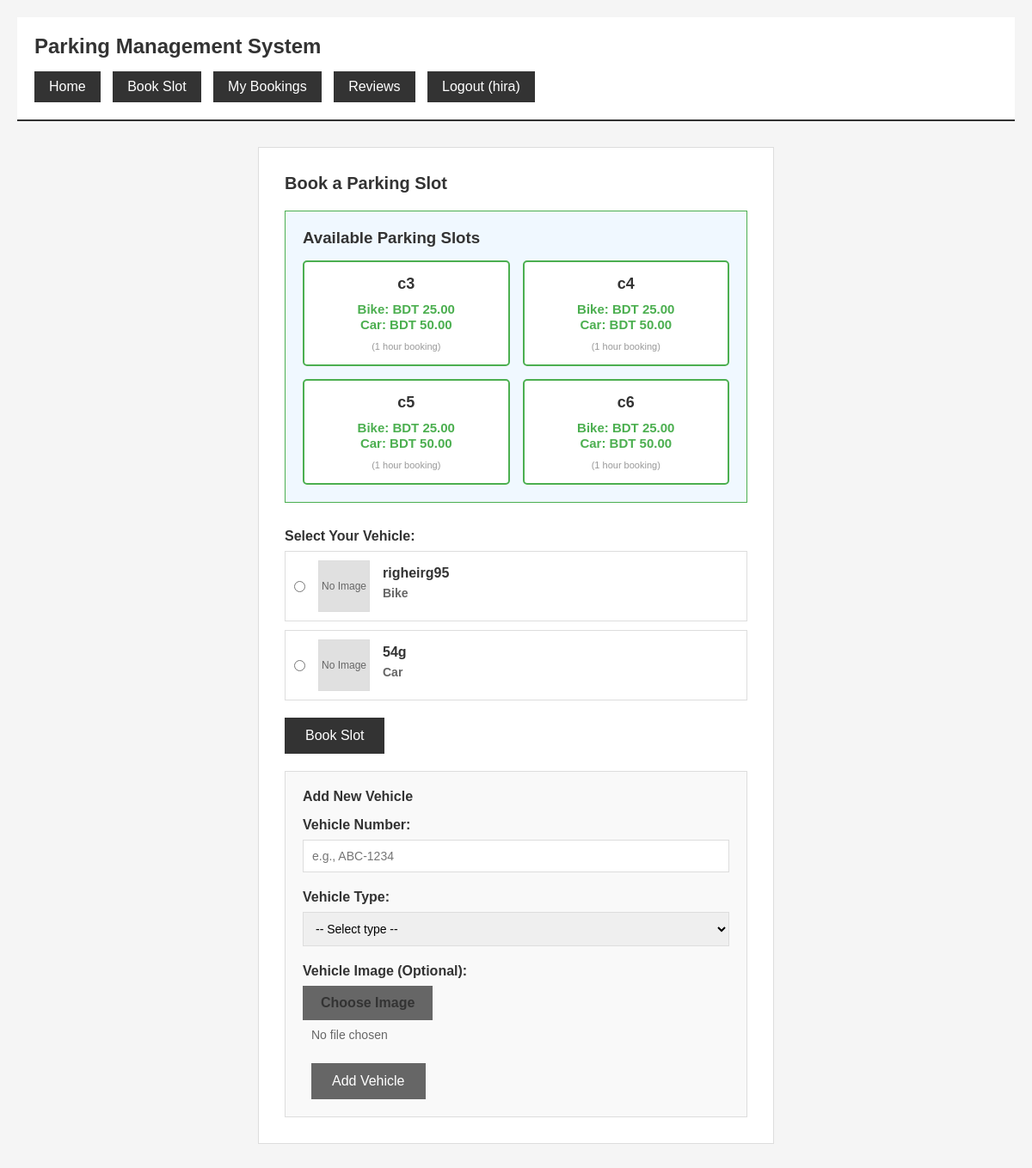
Page /book/ (signed in) on the committed database.
### parking/models.py (models this page shows, shortened)
class ParkingSlot(models.Model):
    slot_number = models.CharField(max_length=10)
    is_available = models.BooleanField(default=True)
    price_per_hour = models.DecimalField(max_digits=10, decimal_places=2, default=50.00)

class Vehicle(models.Model):
    user = models.ForeignKey(User, on_delete=models.CASCADE)
    vehicle_number = models.CharField(max_length=20)
    vehicle_type = models.CharField(max_length=10)
    vehicle_image = models.ImageField(upload_to='vehicle_images/', null=True, blank=True)

### parking/views.py (the view, shortened to what this page needs)
# urls.py: path('book/', views.book_slot, name='book_slot'),
@login_required(login_url='/login/')
def book_slot(request):
    vehicles = Vehicle.objects.filter(user=request.user)
    slots = ParkingSlot.objects.filter(is_available=True)
    for slot in slots:
        slot.bike_charge = Decimal('25.00')
        slot.car_charge = Decimal('50.00')
    return render(request, 'book.html', {'vehicles': vehicles, 'slots': slots})

### templates/book.html (shortened to what this page needs)
<!DOCTYPE html>
<html lang="en">
<head>
</head>
<body>
    <div class="header">
        <h1>Parking Management System</h1>
        <div class="nav">
            <a href="/">Home</a>
            <a href="/book/">Book Slot</a>
            <a href="/my-bookings/">My Bookings</a>
            <a href="/reviews/all/">Reviews</a>
            {% if user.is_authenticated %}
                <a href="/logout/">Logout ({{ user.username }})</a>
            {% else %}
                <a href="/login/">Login</a>
            {% endif %}
        </div>
    </div>
    <div class="container">
        <div class="section">
            <h2>Book a Parking Slot</h2>
            {% if slots %}
                <div style="background: #f0f8ff; padding: 20px; margin-bottom: 30px; border: 1px solid #4CAF50;">
                    <h3 style="color: #333; margin-bottom: 15px;">Available Parking Slots</h3>
                    <div style="display: grid; grid-template-columns: repeat(auto-fit, minmax(200px, 1fr)); gap: 15px;">
                        {% for slot in slots %}
                        <div style="background: #fff; padding: 15px; border: 2px solid #4CAF50; border-radius: 5px; text-align: center;">
                            <strong style="font-size: 18px; color: #333;">{{ slot.slot_number }}</strong>
                            <p style="color: #4CAF50; margin: 10px 0; font-weight: bold;"><strong style="font-size: 15px;">Bike: BDT {{ slot.bike_charge }}<br/>Car: BDT {{ slot.car_charge }}</strong></p>
                            <p style="color: #999; font-size: 11px;">(1 hour booking)</p>
                        </div>
                        {% endfor %}
                    </div>
                </div>
            {% endif %}
            {% if vehicles %}
                <form method="POST">
                    <div class="form-group">
                        <label>Select Your Vehicle:</label>
                        {% for v in vehicles %}
                        <div class="vehicle-option">
                            <input type="radio" name="vehicle" value="{{ v.id }}" id="vehicle_{{ v.id }}" required>
                            {% if v.vehicle_image %}
                                <img src="{{ v.vehicle_image.url }}" alt="{{ v.vehicle_number }}" class="vehicle-image">
                            {% else %}
                                <div class="vehicle-image-placeholder">No Image</div>
                            {% endif %}
                            <label for="vehicle_{{ v.id }}" class="vehicle-info">
                                <strong>{{ v.vehicle_number }}</strong>
                                <span>{{ v.vehicle_type }}</span>
                            </label>
                        </div>
                        {% endfor %}
                    </div>
                    <button type="submit" class="btn">Book Slot</button>
                </form>
                <div class="vehicle-form">
                    <h3>Add New Vehicle</h3>
                    <form method="POST" action="/add-vehicle/" enctype="multipart/form-data">
                        <div class="form-group">
                            <label>Vehicle Number:</label>
                            <input type="text" name="vehicle_number" placeholder="e.g., ABC-1234" required>
                        </div>
                        <div class="form-group">
                            <label>Vehicle Type:</label>
                            <select name="vehicle_type" required>
                                <option value="">-- Select type --</option>
                            </select>
                        </div>
                        <div class="form-group">
                            <label>Vehicle Image (Optional):</label>
                            <div class="file-input-wrapper">
                                <label for="vehicle_image" class="file-input-label">Choose Image</label>
                                <span class="file-name" id="file-name">No file chosen</span>
                            </div>
                        </div>
                        <button type="submit" class="btn btn-secondary">Add Vehicle</button>
                    </form>
                </div>
            {% endif %}
        </div>
    </div>
</body>
</html>

### templates/book.html (style rules this page uses)
* { margin: 0; padding: 0; box-sizing: border-box; }
body { font-family: Arial, sans-serif; background: #f5f5f5; padding: 20px; }
.header { background: #fff; padding: 20px; margin-bottom: 30px; border-bottom: 2px solid #333; }
.header h1 { font-size: 24px; color: #333; }
.nav { margin-top: 15px; }
.nav a { display: inline-block; padding: 8px 16px; margin-right: 10px; background: #333; color: #fff; text-decoration: none; border: 1px solid #333; }
.container { max-width: 600px; margin: 0 auto; }
.section { background: #fff; padding: 30px; margin-bottom: 20px; border: 1px solid #ddd; }
.section h2 { font-size: 20px; margin-bottom: 20px; color: #333; }
.form-group { margin-bottom: 20px; }
.form-group label { display: block; margin-bottom: 8px; color: #333; font-weight: bold; }
.form-group select, .form-group input { width: 100%; padding: 10px; border: 1px solid #ddd; font-size: 14px; }
.btn { padding: 12px 24px; background: #333; color: #fff; border: none; cursor: pointer; font-size: 16px; }
.btn-secondary { background: #666; margin-left: 10px; }
.vehicle-form { background: #f9f9f9; padding: 20px; margin-top: 20px; border: 1px solid #ddd; }
.vehicle-form h3 { font-size: 16px; margin-bottom: 15px; color: #333; }
.vehicle-option { display: flex; align-items: center; padding: 10px; border: 1px solid #ddd; margin-bottom: 10px; background: #fff; }
.vehicle-option input[type="radio"] { margin-right: 15px; width: auto; }
.vehicle-image-placeholder { width: 60px; height: 60px; background: #e0e0e0; display: flex; align-items: center; justify-content: center; border: 1px solid #ddd; margin-right: 15px; font-size: 12px; color: #666; text-align: center; }
.vehicle-info { flex: 1; }
.vehicle-info strong { display: block; margin-bottom: 5px; color: #333; }
.vehicle-info span { color: #666; font-size: 14px; }
.file-input-wrapper { position: relative; overflow: hidden; display: inline-block; }
.file-input-label { display: inline-block; padding: 10px 20px; background: #666; color: #fff; cursor: pointer; border: 1px solid #666; }
.file-name { display: inline-block; margin-left: 10px; color: #666; font-size: 14px; }

### rows in the picture
ParkingSlot: slot_number "c3", bike_charge "25.00", car_charge "50.00"
ParkingSlot: slot_number "c4", bike_charge "25.00", car_charge "50.00"
ParkingSlot: slot_number "c5", bike_charge "25.00", car_charge "50.00"
ParkingSlot: slot_number "c6", bike_charge "25.00", car_charge "50.00"
Vehicle: shows "No Image", vehicle_number "righeirg95", vehicle_type "Bike"
Vehicle: vehicle_image "No Image", vehicle_number "54g", vehicle_type "Car"

### other values in the picture
{{ user.username }} "hira"
